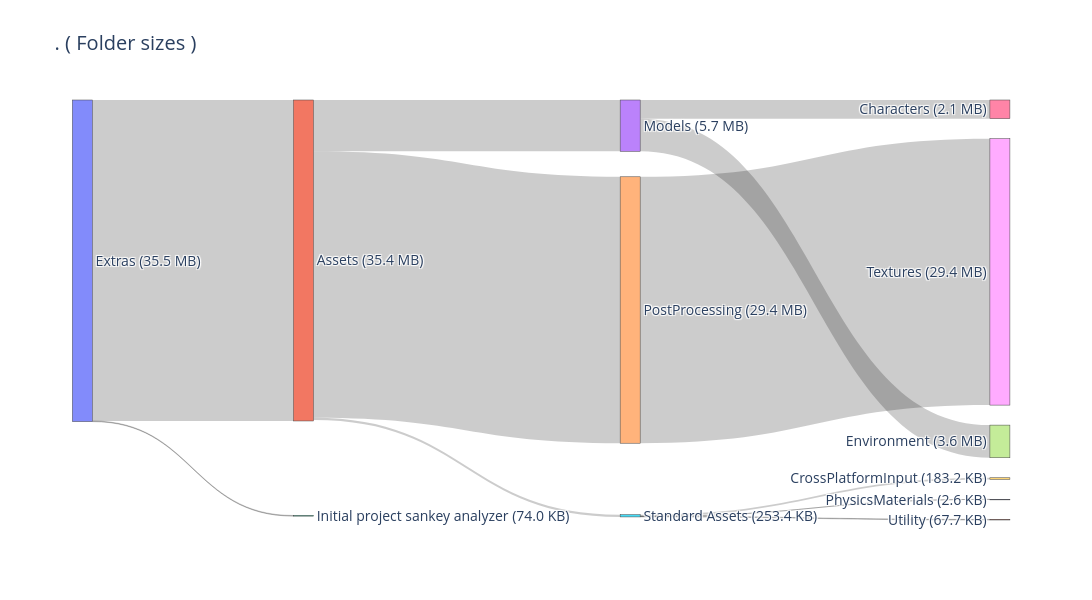
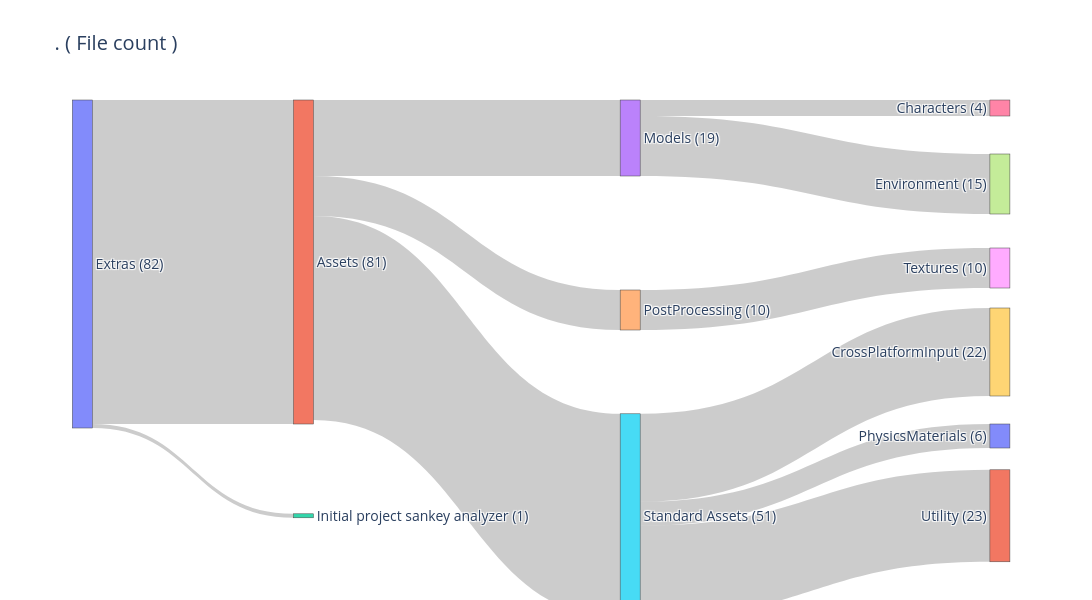

The notebook cell saved with these charts, in order:
### Code cell
plot_sankey(*generate_sankey_from_tree_bfs(generate_directory_tree(TestProjectPath), display_mode=DisplayMode.SIZE,max_depth=4),title=getProjectNameFromPath(TestProjectPath) + " ( Folder sizes )")
plot_sankey(*generate_sankey_from_tree_bfs(generate_directory_tree(TestProjectPath), display_mode=DisplayMode.FILE_COUNT,max_depth=4),title=getProjectNameFromPath(TestProjectPath) + " ( File count )")

### Figure 1 — Plotly figure (JSON) as saved in the notebook; plotly's stock layout.template omitted (floating-point values rounded to 4 significant figures)
{"data": [{"arrangement": "snap", "link": {"source": [0, 0, 1, 1, 1, 3, 3, 4, 5, 5, 5], "target": [1, 2, 3, 4, 5, 6, 7, 8, 9, 10, 11], "value": [37097796, 75770, 5931584, 30794437, 259461, 2157696, 3773888, 30794437, 187550, 2635, 69276]}, "node": {"align": "left", "label": ["Extras (35.5 MB)", "Assets (35.4 MB)", "Initial project sankey analyzer (74.0 KB)", "Models (5.7 MB)", "PostProcessing (29.4 MB)", "Standard Assets (253.4 KB)", "Characters (2.1 MB)", "Environment (3.6 MB)", "Textures (29.4 MB)", "CrossPlatformInput (183.2 KB)", "PhysicsMaterials (2.6 KB)", "Utility (67.7 KB)"], "x": [0.002512, 0.2397, 0.2397, 0.5903, 0.5903, 0.5903, 0.987, 0.987, 0.987, 0.987, 0.987, 0.987], "y": [0.01, 0.01, 0.99, 0.01, 0.5, 0.99, 0.01, 0.2, 0.4, 0.6, 0.8, 0.99]}, "type": "sankey"}], "layout": {"font": {"size": 14}, "height": 600, "title": {"text": ". ( Folder sizes )"}, "width": 1500}}

### Figure 2 — Plotly figure (JSON) as saved in the notebook; plotly's stock layout.template omitted (floating-point values rounded to 4 significant figures)
{"data": [{"arrangement": "snap", "link": {"source": [0, 0, 1, 1, 1, 3, 3, 4, 5, 5, 5], "target": [1, 2, 3, 4, 5, 6, 7, 8, 9, 10, 11], "value": [81, 1, 19, 10, 51, 4, 15, 10, 22, 6, 23]}, "node": {"align": "left", "label": ["Extras (82)", "Assets (81)", "Initial project sankey analyzer (1)", "Models (19)", "PostProcessing (10)", "Standard Assets (51)", "Characters (4)", "Environment (15)", "Textures (10)", "CrossPlatformInput (22)", "PhysicsMaterials (6)", "Utility (23)"], "x": [0.002512, 0.2397, 0.2397, 0.5903, 0.5903, 0.5903, 0.987, 0.987, 0.987, 0.987, 0.987, 0.987], "y": [0.01, 0.01, 0.99, 0.01, 0.5, 0.99, 0.01, 0.2, 0.4, 0.6, 0.8, 0.99]}, "type": "sankey"}], "layout": {"font": {"size": 14}, "height": 600, "title": {"text": ". ( File count )"}, "width": 1500}}
